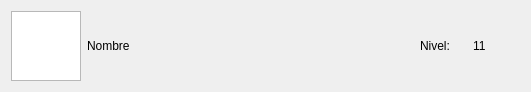
<?xml version="1.0" encoding="UTF-8"?>
<ui version="4.0">
 <class>Form</class>
 <widget class="QWidget" name="Form">
  <property name="geometry">
   <rect>
    <x>0</x>
    <y>0</y>
    <width>531</width>
    <height>88</height>
   </rect>
  </property>
  <property name="windowTitle">
   <string>Form</string>
  </property>
  <layout class="QHBoxLayout" name="horizontalLayout" stretch="1,5,2,1,1">
   <item>
    <widget class="QGraphicsView" name="graphicsView"/>
   </item>
   <item>
    <widget class="QLabel" name="label">
     <property name="text">
      <string>Nombre</string>
     </property>
    </widget>
   </item>
   <item>
    <spacer name="horizontalSpacer">
     <property name="orientation">
      <enum>Qt::Horizontal</enum>
     </property>
     <property name="sizeHint" stdset="0">
      <size>
       <width>40</width>
       <height>20</height>
      </size>
     </property>
    </spacer>
   </item>
   <item>
    <widget class="QLabel" name="label_2">
     <property name="text">
      <string>Nivel:</string>
     </property>
    </widget>
   </item>
   <item>
    <widget class="QLabel" name="label_3">
     <property name="text">
      <string>11</string>
     </property>
    </widget>
   </item>
  </layout>
 </widget>
 <resources/>
 <connections/>
</ui>
